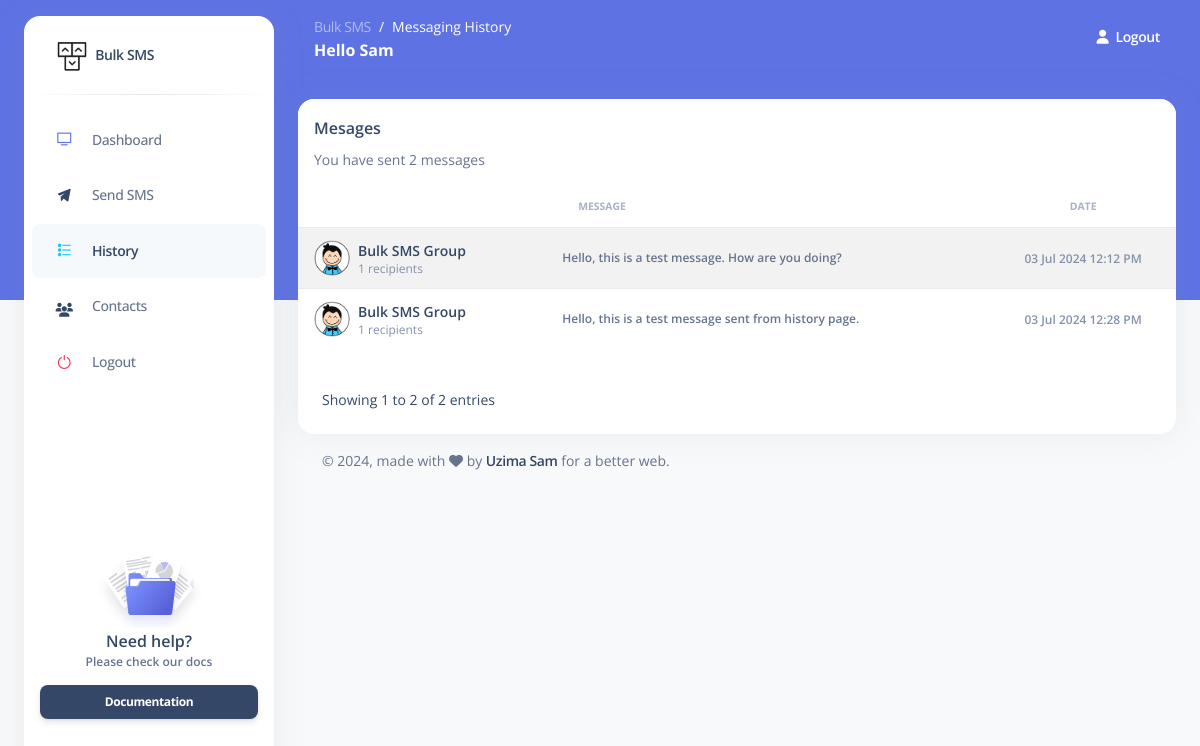
The page /dashboard/history.php (signed in) on the database its author committed.
### tables this page shows
CREATE TABLE `users` (
  `id` int(11) NOT NULL,
  `name` varchar(255) NOT NULL,
  `phone` varchar(200) NOT NULL,
  `password` varchar(255) NOT NULL,
  `code` int(4) NOT NULL,
  `verified_at` timestamp NULL DEFAULT NULL,
  `created_at` timestamp NOT NULL DEFAULT current_timestamp()
);

CREATE TABLE `messages` (
  `id` int(11) NOT NULL,
  `group_id` int(11) NOT NULL,
  `message` text NOT NULL,
  `status` varchar(50) NOT NULL DEFAULT 'pending',
  `created_at` timestamp NOT NULL DEFAULT current_timestamp()
);

CREATE TABLE `groups` (
  `id` int(11) NOT NULL,
  `name` varchar(255) NOT NULL,
  `status` varchar(50) NOT NULL DEFAULT 'active',
  `created_at` timestamp NOT NULL DEFAULT current_timestamp()
);

### dashboard/history.php (the view, shortened to what this page needs)
<?php
    $db = new Database();
    $pdo = $db->connect();
    $query = "SELECT * FROM users WHERE id = :id";
    $stmt = $pdo->prepare($query);
    $stmt->bindParam(':id', $_SESSION['user_id']);
    $stmt->execute();
    $user = $stmt->fetch(PDO::FETCH_ASSOC);
    $query = "SELECT * FROM messages";
    $stmt = $pdo->prepare($query);
    $stmt->execute();
    $messages = $stmt->fetchAll(PDO::FETCH_ASSOC);
?>
<!DOCTYPE html>
    <html lang="en">
        <head>
            <link href="../assets/css/nucleo-icons.css" rel="stylesheet" />
            <link href="../assets/css/nucleo-svg.css" rel="stylesheet" />
            <link href="../assets/css/nucleo-svg.css" rel="stylesheet" />
            <link id="pagestyle" href="../assets/css/argon-dashboard.css?v=2.0.4" rel="stylesheet" />
        </head>
        <body class="g-sidenav-show   bg-gray-100">
            <aside class="sidenav bg-white navbar navbar-vertical navbar-expand-xs border-0 border-radius-xl my-3 fixed-start ms-4 " id="sidenav-main">
                <div class="sidenav-header">
                    <a class="navbar-brand m-0" href="">
                        <img src="../assets/img/logo-ct-dark.png" class="navbar-brand-img h-100" alt="main_logo">
                        <span class="ms-1 font-weight-bold">Bulk SMS</span>
                    </a>
                </div>
                <hr class="horizontal dark mt-0">
                <div class="collapse navbar-collapse  w-auto " id="sidenav-collapse-main">
                    <ul class="navbar-nav">
                        <li class="nav-item">
                            <a class="nav-link" href="index.php">
                                <div class="icon icon-shape icon-sm border-radius-md text-center me-2 d-flex align-items-center justify-content-center">
                                    <i class="ni ni-tv-2 text-primary text-sm opacity-10"></i>
                                </div>
                                <span class="nav-link-text ms-1">Dashboard</span>
                            </a>
                        </li>
                        <li class="nav-item">
                            <a class="nav-link " href="new.php">
                                <div class="icon icon-shape icon-sm border-radius-md text-center me-2 d-flex align-items-center justify-content-center">
                                    <i class="ni ni-send text-dark text-sm opacity-10"></i>
                                </div>
                                <span class="nav-link-text ms-1">Send SMS</span>
                            </a>
                        </li>
                        <li class="nav-item">
                            <a class="nav-link active" href="">
                                <div class="icon icon-shape icon-sm border-radius-md text-center me-2 d-flex align-items-center justify-content-center">
                                    <i class="ni ni-bullet-list-67 text-info text-sm opacity-10"></i>
                                </div>
                                <span class="nav-link-text ms-1">History</span>
                            </a>
                        </li>
                        <li class="nav-item">
                            <a class="nav-link" href="contacts.php">
                                <div class="icon icon-shape icon-sm border-radius-md text-center me-2 d-flex align-items-center justify-content-center">
                                    <i class="fa fa-users text-dark text-sm opacity-10"></i>
                                </div>
                                <span class="nav-link-text ms-1">Contacts</span>
                            </a>
                        </li>
                        <li class="nav-item">
                            <a class="nav-link " href="../auth/logout.php">
                                <div class="icon icon-shape icon-sm border-radius-md text-center me-2 d-flex align-items-center justify-content-center">
                                    <i class="ni ni-button-power text-danger text-sm opacity-10"></i>
                                </div>
                                <span class="nav-link-text ms-1">Logout</span>
                            </a>
                        </li>
                    </ul>
                </div>
                <div class="sidenav-footer mx-3 ">
                    <div class="card card-plain shadow-none" id="sidenavCard">
                        <img class="w-50 mx-auto" src="../assets/img/illustrations/icon-documentation.svg" alt="sidebar_illustration">
                        <div class="card-body text-center p-3 w-100 pt-0">
                            <div class="docs-info">
                                <h6 class="mb-0">Need help?</h6>
                                <p class="text-xs font-weight-bold mb-0">Please check our docs</p>
                            </div>
                        </div>
                    </div>
                    <a href="https://github.com/uzimasam/bulk-sms/blob/main/README.md" target="_blank" class="btn btn-dark btn-sm w-100 mb-3">Documentation</a>
                </div>
            </aside>
            <main class="main-content position-relative border-radius-lg ">
                    <nav class="navbar navbar-main navbar-expand-lg px-0 mx-4 shadow-none border-radius-xl " id="navbarBlur" data-scroll="false">
                        <div class="container-fluid py-1 px-3">
                            <nav aria-label="breadcrumb">
                                <ol class="breadcrumb bg-transparent mb-0 pb-0 pt-1 px-0 me-sm-6 me-5">
                                    <li class="breadcrumb-item text-sm"><a class="opacity-5 text-white" href="../">Bulk SMS</a></li>
                                    <li class="breadcrumb-item text-sm text-white active" aria-current="page">Messaging History</li>
                                </ol>
                                <h6 class="font-weight-bolder text-white mb-0">Hello <?php echo $user['name']; ?></h6>
                            </nav>
                            <div class="collapse navbar-collapse mt-sm-0 mt-2 me-md-0 me-sm-4" id="navbar">
                                <ul class="navbar-nav  justify-content-end">
                                    <li class="nav-item d-flex align-items-center">
                                        <a href="../auth/logout.php" class="nav-link text-white font-weight-bold px-0">
                                            <i class="fa fa-user me-sm-1"></i>
                                            <span class="d-sm-inline d-none">Logout</span>
                                        </a>
                                    </li>
                                </ul>
                            </div>
                        </div>
                    </nav>
                <div class="container-fluid py-4">
                    <div class="row">
                        <div class="col-lg-12 mb-lg-0 mb-4">
                            <div class="card ">
                                <div class="card-header pb-0 p-3">
                                    <div class="d-flex justify-content-between">
                                        <div>
                                            <h6 class="mb-2">Mesages</h6>
                                            <p class="text-sm">You have sent <?php echo count($messages); ?> messages</p>
                                        </div>
                                    </div>
                                </div>
                                <div class="table-responsive">
                                    <table class="table align-items-center table-flush table-hover table-striped">
                                        <thead>
                                            <tr>
                                                <th></th>
                                                <th class="text-uppercase text-secondary text-xxs font-weight-bolder opacity-7">Message</th>
                                                <th class="text-center text-uppercase text-secondary text-xxs font-weight-bolder opacity-7">Date</th>
                                            </tr>
                                        </thead>
                                        <tbody>
                                            <?php foreach ($messages as $message): ?>
                                            <tr>
                                                <td>
                                                    <div class="d-flex px-2 py-1">
                                                        <div>
                                                            <img src="../assets/img/tim.png" class="avatar avatar-sm rounded-circle me-2" alt="user image">
                                                        </div>
                                                        <div class="d-flex flex-column justify-content-center">
                                                            <h6 class="mb-0 text-sm">
                                                                <?php
                                                                    $query = "SELECT * FROM groups WHERE id = :id";
                                                                    $stmt = $pdo->prepare($query);
                                                                    $stmt->bindParam(':id', $message['group_id']);
                                                                    $stmt->execute();
                                                                    $group = $stmt->fetch(PDO::FETCH_ASSOC);
                                                                    echo $group['name'];
                                                                ?>
                                                            </h6>
                                                            <p class="text-xs text-secondary mb-0">
                                                                <?php
                                                                    $query = "SELECT * FROM recepients WHERE group_id = :group_id";
                                                                    $stmt = $pdo->prepare($query);
                                                                    $stmt->bindParam(':group_id', $message['group_id']);
                                                                    $stmt->execute();
                                                                    $recipients = $stmt->fetchAll(PDO::FETCH_ASSOC);
                                                                    echo count($recipients).' recipients';
                                                                ?>
                                                            </p>
                                                        </div>
                                                    </div>
                                                </td>
                                                <td>
                                                    <p class="text-xs font-weight-bold mb-0"><?php echo $message['message']; ?></p>
                                                </td>
                                                <td class="align-middle text-center">
                                                    <span class="text-secondary text-xs font-weight-bold"><?php echo date('d M Y h:i A', strtotime($message['created_at'])); ?></span>
                                                </td>
                                            </tr>
                                            <?php endforeach; ?>
                                        </tbody>
                                    </table>
                                </div>
                                <div class="card-footer d-flex justify-content-between align-items-center">
                                    <div class="d-flex align-items-center">
                                        <?php if (count($messages) > 0): ?>
                                            <span class="text-dark text-sm">Showing 1 to <?php echo count($messages); ?> of <?php echo count($messages); ?> entries</span>
                                        <?php else: ?>
                                            <span class="text-dark text-sm">No messages sent yet</span>
                                        <?php endif; ?>
                                    </div>
                                </div>
                            </div>
                        </div>
                    </div>
                    <footer class="footer pt-3  ">
                        <div class="container-fluid">
                            <div class="row align-items-center justify-content-lg-between">
                                <div class="col-lg-6 mb-lg-0 mb-4">
                                    <div class="copyright text-center text-sm text-muted text-lg-start">
                                        © ,
                                        made with <i class="fa fa-heart"></i> by
                                        <a href="https://github.com/uzimasam" class="font-weight-bold" target="_blank">Uzima Sam</a>
                                        for a better web.
                                    </div>
                                </div>
                            </div>
                        </div>
                    </footer>
                </div>
            </main>
        </body>
    </html>

### assets/css/nucleo-svg.css (style rules this page uses)
.icon { display: inline-block; color: #111111; height: 1em; width: 1em; }
.icon-sm { height: 0.8em; width: 0.8em; }
.icon { fill: currentColor; stroke: none; }

### rows shown on the page
users: name "Sam"
messages: group.name "Bulk SMS Group", count($recipients) "1", message "Hello, this is a test message. How are you doing?", created_at "03 Jul 2024 12:12 PM"
messages: group.name "Bulk SMS Group", count($recipients) "1", message "Hello, this is a test message sent from history page.", created_at "03 Jul 2024 12:28 PM"

### other values the page prints
count($messages) "2"
